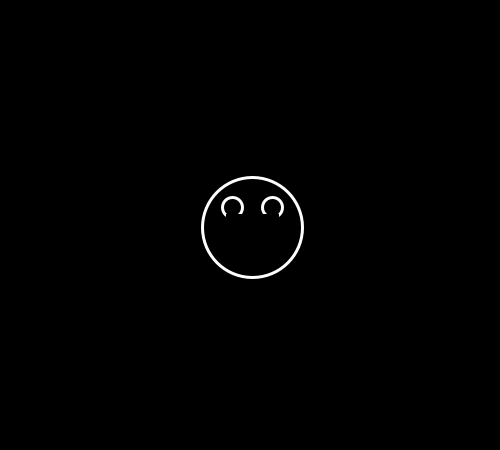
Frame 1 (no input)
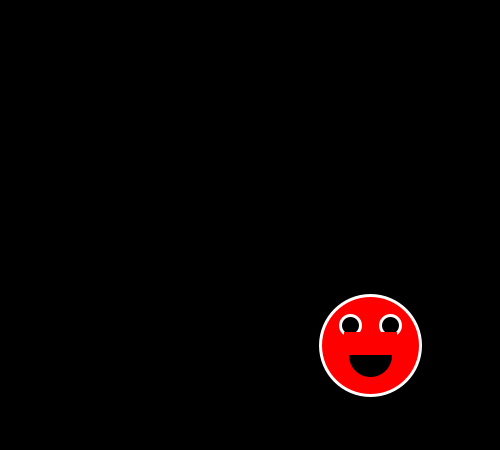
Frame 60 (the mouse pressed at the canvas centre just before this capture)
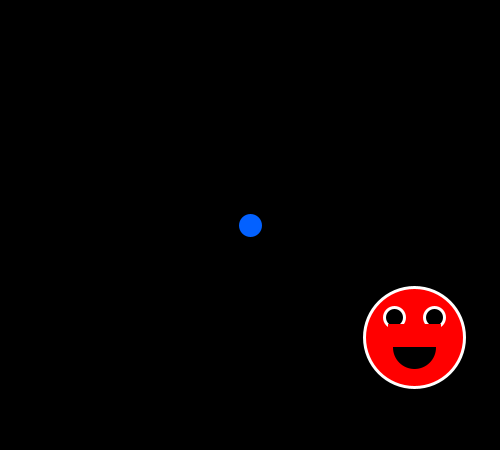
Frame 120 (the mouse held since frame 60 and released just before this capture)

The Processing sketch that drew these frames (run headless with seeded random() and noise(); from frame 60 on, the mouse is pressed at the canvas centre):

// Processing sketch: processing_97015
// ── processing_97015.pde

 /*Nil Pastor G3: Pràctica3*/
 /*En Primer lloc definim les  variables que utilitzarem per a definir el la posició i velocitat
 de la car, els colors d'aquesta, i la mida de l'esfera de fons*/
int posX, posY, velX, velY;
int color1, color2, color3;
int mx=0;
 /*En l'apartat del void setup definim la mida de la pantalla, i la posició
 i velocitat inicial de la cara*/

void setup(){
  size(500,450);
  posX = width/2;
  posY = height/2;
  velX = 2;
  velY = 2;
}
/*A continuació definim el color del fons i el dibuix de la cara en el void draw*/
void draw(){
  background(0);
/*El primer punt a l'hora de definir la cara es la seva posició i amb aquesta
funció fem que aquesta canvi a mida que es va repetint*/
  posX = posX+velX;
  posY = posY+velY;
  fill(3,97,255);
  stroke(3,97,255);
  ellipse(width/2,height/2,mx,mx);
  fill(color1,color2,color3);
  stroke(255,255,255);
  strokeWeight(3);
  ellipse(posX,posY,100,100);
  fill(0);
  ellipse(posX-20,posY-20,20,20);
  ellipse(posX+20,posY-20,20,20);
  fill(0);
  stroke(0);
  ellipse(posX,posY+10,40,40);
  fill(color1,color2,color3);
  stroke(color1,color2,color3);
  rect(posX-25,posY-12,50,20);
  color1 = 233;
  color2 = 255;
  color3 = 0;
/*Un cop definida la cara afegim les variables*/

/*La primera variable ens serveix per que la cara modifiqui la seva
direcció en sentit X, definint que quan la posició sigui menor a 50(el radi
de l'esfera que defineix la cara) o quan sigui menor a l'amplada menys el radi
l'esfera canvi el sentit de la velocitat*/
  
  
  if((posX<50)||(posX>width-50)){
    velX = -velX;
  }
 /*La segona variable es el mateix pero per a l'eix Y*/
  
   if((posY<50)||(posY>height-50)){
    velY = -velY;
  } 
 /*aquesta tercera i última variable la utilitzem per que la cara canvi de
color groc al vermell al creuar la meitat vertical de la pantalla*/ 
   if(posX>width/2){
     color1=255;
     color2=0;
     color3=0;
  }   
}
/*Finalment afegim la funció mouse pressed que la relacionarem amb variables
de tal manera que al premer el mouse s'infli una esfera al mig de la pantalla
de color blau, que s'infla fins a arribar a un diametre màxim de 400*/
void mousePressed() {
  if(mx<400){
    mx=mx+20;
  } else {
    mx=0;
  }  
    
  
}  
  
